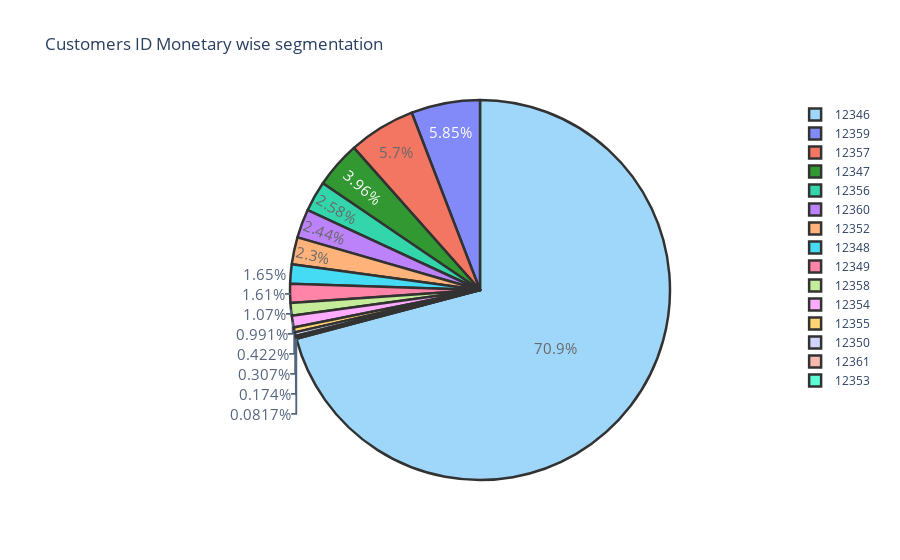

Notebook code for this chart:
### Code cell
# #grouping Customer Ids on basis of Monetary and getting top 15 customers
# df_local =  rfm.groupby('Customer ID').agg({"Monetary" : "sum"}).reset_index()[:15]
# fig = px.pie(df_local , values='Monetary', names="Customer ID", title='Customers ID Monetary wise segmentation')
# fig.show()

df_local =  rfm.groupby('Customer ID').agg({"Monetary" : "sum"}).reset_index()[:15]
trace = go.Pie(labels = df_local["Customer ID"], values = df_local["Monetary"], 
               textfont=dict(size=15), opacity = 0.8,
               marker=dict(colors=['lightskyblue', 'green'], 
                           line=dict(color='#000000', width=2.5)))


layout = dict(title =  'Customers ID Monetary wise segmentation')
           
fig = dict(data = [trace], layout=layout)
py.iplot(fig)

### Figure 1 — Plotly figure (JSON) as saved in the notebook; plotly's stock layout.template omitted (floating-point values rounded to 4 significant figures)
{"data": [{"labels": [12346, 12347, 12348, 12349, 12350, 12352, 12353, 12354, 12355, 12356, 12357, 12358, 12359, 12360, 12361], "marker": {"colors": ["lightskyblue", "green"], "line": {"color": "#000000", "width": 2.5}}, "opacity": 0.8, "textfont": {"size": 15}, "type": "pie", "values": [77180.0, 4310.0, 1797.0, 1758.0, 334.4, 2506.0, 89, 1079.0, 459.4, 2811.0, 6208.0, 1168.0, 6373.0, 2662.0, 189.9]}], "layout": {"title": {"text": "Customers ID Monetary wise segmentation"}}}
